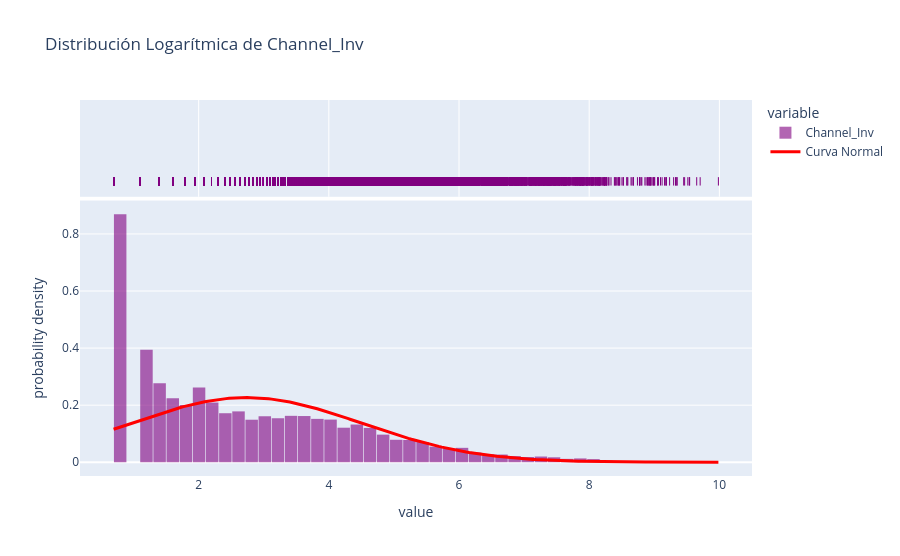

Notebook code for this chart:
### Markdown cell above
Debido a la alta asimetría de la variable, se aplicará una transformación logarítmica sobre los valores positivos con el objetivo de comprimir el rango de los datos y visualizar con mayor claridad la distribución de los movimientos comerciales.

### Code cell
golden_number = (1 + np.sqrt(5))/2
sample_log = np.log1p(df_channel_positive["Channel_Inv"])

fig = px.histogram( sample_log
               , width = 900, height=900/golden_number
               , marginal= 'rug'
               , nbins = 80
               , orientation="v"
               ,color_discrete_sequence =["purple"]
               ,title = "Distribución Logarítmica de Channel_Inv"
               , histnorm='probability density'
                )


fig.update_layout(bargap=0.05)


fig.update_traces(selector=dict(type='histogram'),overwrite=True, opacity=0.6
                  ,  xbins = dict(start = min(sample_log), end=max(sample_log), size =  np.ptp(np.histogram_bin_edges(sample_log, bins='auto')[0:2]))
                  , autobinx=False
                  
                  )

media, desviacion = np.mean(sample_log), np.std(sample_log)
x_curva = np.linspace(min(sample_log), max(sample_log), 200)
y_curva = stats.norm.pdf(x_curva, media, desviacion)

fig.add_trace(
    go.Scatter(
        x=x_curva, 
        y=y_curva, 
        mode='lines', 
        name='Curva Normal',
        line=dict(color='red', width=3)  # Color a juego con tu paleta púrpura
    )
)


fig.show()

### Figure 1 — Plotly figure (JSON) as saved in the notebook; plotly's stock layout.template omitted (floating-point values rounded to 4 significant figures; data arrays with more than 128 entries replaced by an {"elided": "..."} marker saying what was removed)
{"data": [{"autobinx": false, "bingroup": "x", "histnorm": "probability density", "hovertemplate": "variable=Channel_Inv<br>value=%{x}<br>probability density=%{y}<extra></extra>", "legendgroup": "Channel_Inv", "marker": {"color": "purple", "pattern": {"shape": ""}}, "name": "Channel_Inv", "nbinsx": 80, "opacity": 0.6, "orientation": "v", "showlegend": true, "type": "histogram", "x": {"elided": "20000 float values"}, "xaxis": "x", "xbins": {"end": 9.985, "size": 0.202, "start": 0.6931}, "yaxis": "y"}, {"boxpoints": "all", "fillcolor": "rgba(255,255,255,0)", "hoveron": "points", "hovertemplate": "variable=Channel_Inv<br>value=%{x}<extra></extra>", "jitter": 0, "legendgroup": "Channel_Inv", "line": {"color": "rgba(255,255,255,0)"}, "marker": {"color": "purple", "symbol": "line-ns-open"}, "name": "Channel_Inv", "showlegend": false, "type": "box", "x": {"elided": "20000 float values"}, "xaxis": "x2", "yaxis": "y2"}, {"line": {"color": "red", "width": 3}, "mode": "lines", "name": "Curva Normal", "type": "scatter", "x": {"elided": "200 float values"}, "y": {"elided": "200 float values"}}], "layout": {"bargap": 0.05, "barmode": "relative", "height": 556.2, "legend": {"title": {"text": "variable"}, "tracegroupgap": 0}, "title": {"text": "Distribución Logarítmica de Channel_Inv"}, "width": 900, "xaxis": {"anchor": "y", "domain": [0, 1], "title": {"text": "value"}}, "xaxis2": {"anchor": "y2", "domain": [0, 1], "matches": "x", "showgrid": true, "showticklabels": false}, "yaxis": {"anchor": "x", "domain": [0, 0.7326], "title": {"text": "probability density"}}, "yaxis2": {"anchor": "x2", "domain": [0.7426, 1], "matches": "y2", "showgrid": false, "showline": false, "showticklabels": false, "ticks": ""}}}
